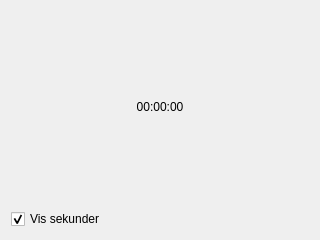
<?xml version="1.0" encoding="UTF-8"?>
<ui version="4.0">
 <class>Clock</class>
 <widget class="QWidget" name="Clock">
  <property name="geometry">
   <rect>
    <x>0</x>
    <y>0</y>
    <width>320</width>
    <height>240</height>
   </rect>
  </property>
  <property name="windowTitle">
   <string>Form</string>
  </property>
  <layout class="QVBoxLayout" name="verticalLayout">
   <item>
    <widget class="QLabel" name="time">
     <property name="autoFillBackground">
      <bool>false</bool>
     </property>
     <property name="text">
      <string>00:00:00</string>
     </property>
     <property name="alignment">
      <set>Qt::AlignCenter</set>
     </property>
    </widget>
   </item>
   <item>
    <widget class="QCheckBox" name="showSeconds">
     <property name="text">
      <string>Vis sekunder</string>
     </property>
     <property name="checked">
      <bool>true</bool>
     </property>
    </widget>
   </item>
  </layout>
 </widget>
 <resources/>
 <connections/>
</ui>
